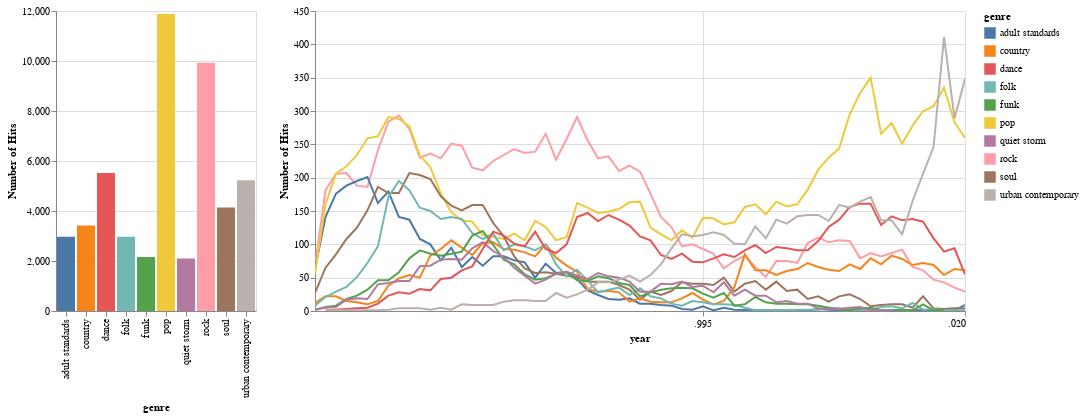

The notebook cell this image was saved under:
### Code cell
chart_genres

### Figure 1 — Vega-Lite specification as saved in the notebook (floating-point values rounded to 4 significant figures; data arrays with more than 128 entries replaced by an {"elided": "..."} marker saying what was removed)
{"config": {"view": {"continuousWidth": 400, "continuousHeight": 300}}, "hconcat": [{"data": {"name": "data-ebea446e795297991652d9e750bd0702"}, "mark": "bar", "encoding": {"color": {"type": "nominal", "field": "genre"}, "x": {"type": "nominal", "field": "genre"}, "y": {"type": "quantitative", "field": "count", "title": "Number of Hits"}}, "selection": {"selector012": {"type": "single", "encodings": ["x"]}}}, {"data": {"name": "data-dbaf7d28c63112a6ccf39a3dfc2b03fe"}, "mark": "line", "encoding": {"color": {"type": "nominal", "field": "genre"}, "x": {"type": "temporal", "field": "year"}, "y": {"type": "quantitative", "field": "count", "title": "Number of Hits"}}, "height": 300, "selection": {"selector013": {"type": "interval", "bind": "scales", "encodings": ["x", "y"]}}, "transform": [{"filter": {"selection": "selector012"}}], "width": 650}], "$schema": "https://vega.github.io/schema/vega-lite/v4.8.1.json", "datasets": {"data-ebea446e795297991652d9e750bd0702": [{"genre": "pop", "count": 11882}, {"genre": "rock", "count": 9935}, {"genre": "dance", "count": 5524}, {"genre": "urban contemporary", "count": 5230}, {"genre": "soul", "count": 4141}, {"genre": "country", "count": 3420}, {"genre": "adult standards", "count": 2971}, {"genre": "folk", "count": 2966}, {"genre": "funk", "count": 2162}, {"genre": "quiet storm", "count": 2101}], "data-dbaf7d28c63112a6ccf39a3dfc2b03fe": {"elided": "600 records"}}}
